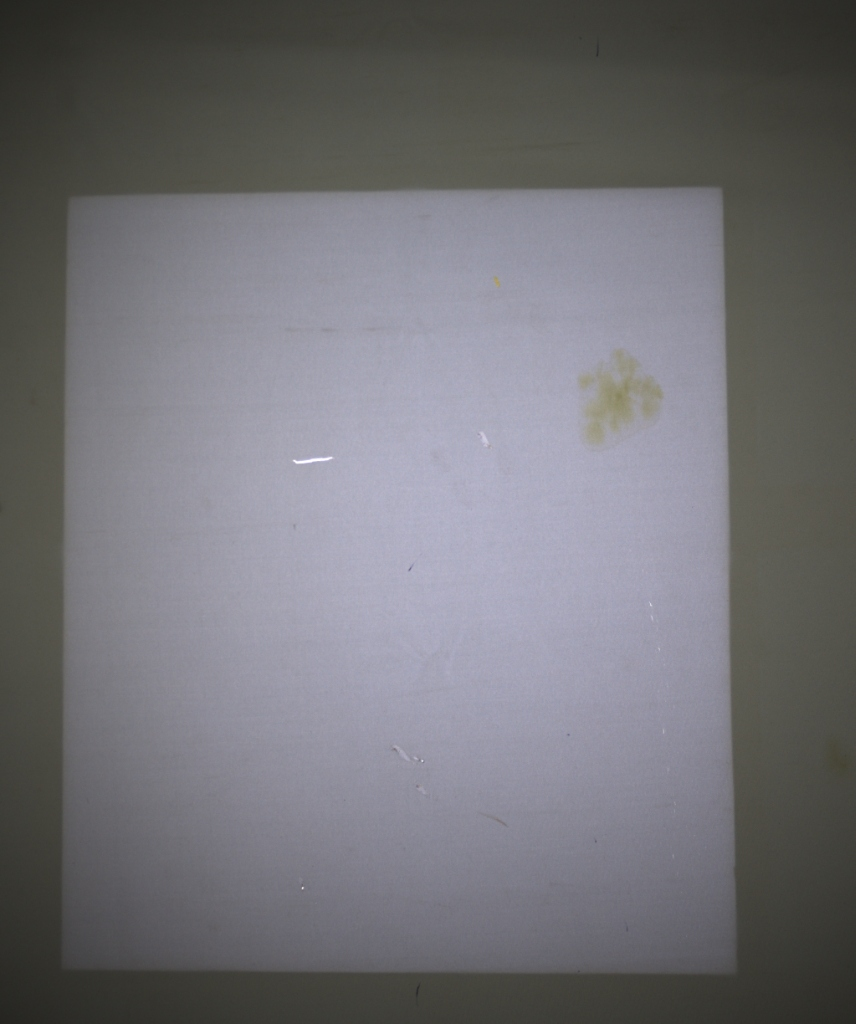
#> input picture test_samples/user_fabric_sample.jpg, 856 x 1024 px, given in place of export_20260923_154200_raw.png, which was not available
$ python sweep.py   (older library calls are emulated)
#> lines starting #> are read from the running program, lines starting #| are printed output that depends on the picture; pictures that were not available may be replaced by others from this repository, and a replacement may not be noted
### poc/single_image_fold/baseline_current.py
"""
baseline_current.py  (POC - CLONE, not imported from production)

Verbatim copy of the crease/fold detector currently in app.py (cloned 2026-09-25), so the POC can
measure it against labelled folds without touching production code. Do not edit to "fix" it here:
it is the reference being evaluated.
"""

from typing import Tuple

import cv2
import numpy as np
from PIL import Image


PROC_MAX_SIDE = 1024
BORDER_PAD = 8


def _prepare(pil_image: Image.Image):
    """Downscale to <=1024px and build the shared local background / texture-noise estimate."""
    np_img = np.array(pil_image)
    if np_img.ndim == 2:
        np_img = cv2.cvtColor(np_img, cv2.COLOR_GRAY2RGB)
    orig_h, orig_w = np_img.shape[:2]

    scale = min(float(PROC_MAX_SIDE) / max(orig_h, orig_w), 1.0)
    proc_w, proc_h = int(orig_w * scale), int(orig_h * scale)
    scaled = cv2.resize(np_img, (proc_w, proc_h), interpolation=cv2.INTER_AREA)
    gray = cv2.cvtColor(scaled, cv2.COLOR_RGB2GRAY).astype(np.float32)

    ksize = int(round(proc_w * 0.045)) | 1
    sigma = ksize / 3.0
    bg_gray = cv2.GaussianBlur(gray, (ksize, ksize), sigma)
    local_sq = cv2.GaussianBlur(gray**2, (ksize, ksize), sigma)
    texture_noise = float(np.median(np.sqrt(np.maximum(local_sq - bg_gray**2, 1.0))))

    return {
        "np_img": np_img,
        "orig_size": (orig_w, orig_h),
        "scaled": scaled,
        "gray": gray,
        "bg_gray": bg_gray,
        "texture_noise": texture_noise,
    }


def _line_kernel(length: int, angle_deg: float) -> np.ndarray:
    k = np.zeros((length, length), np.uint8)
    c = (length - 1) / 2.0
    dx = np.cos(np.deg2rad(angle_deg)) * c
    dy = np.sin(np.deg2rad(angle_deg)) * c
    cv2.line(k, (int(round(c - dx)), int(round(c - dy))), (int(round(c + dx)), int(round(c + dy))), 1, 1)
    return k


CREASE_ANGLES = tuple(range(0, 180, 15))


def _crease_anomaly_map(ctx) -> np.ndarray:
    """
    Hessian ridge/valley strength followed by directional path opening along 12 orientations,
    so only long straight-ish structures survive (creases, folds) at ANY angle,
    while short isotropic fabric grain is removed.
    """
    gray = ctx["gray"]
    proc_w = gray.shape[1]

    smooth = cv2.GaussianBlur(gray, (9, 9), 2.0)
    d2x = cv2.Sobel(smooth, cv2.CV_32F, 2, 0, ksize=5)
    d2y = cv2.Sobel(smooth, cv2.CV_32F, 0, 2, ksize=5)
    dxy = cv2.Sobel(smooth, cv2.CV_32F, 1, 1, ksize=5)

    trace = d2x + d2y
    det = d2x * d2y - dxy**2
    disc = np.sqrt(np.maximum(trace**2 / 4.0 - det, 0.0))
    eig1 = trace / 2.0 + disc
    eig2 = trace / 2.0 - disc
    ridge = np.maximum(-eig2, eig1)

    k_len = max(int(proc_w * 0.035), 21) | 1
    line_struct = np.zeros_like(ridge)
    for ang in CREASE_ANGLES:
        opened = cv2.morphologyEx(ridge, cv2.MORPH_OPEN, _line_kernel(k_len, ang))
        np.maximum(line_struct, opened, out=line_struct)

    crease_floor = max(ctx["texture_noise"] * 4.5, 18.0)
    sharp_map = np.clip((line_struct - crease_floor) / 45.0, 0.0, 1.0)

    # Soft folds (broad, low-contrast valleys/ridges) are invisible to the fine Hessian above
    fold_map = cv2.resize(_fold_anomaly_map(gray), (gray.shape[1], gray.shape[0]), interpolation=cv2.INTER_LINEAR)
    return np.maximum(sharp_map, fold_map)


# Soft-fold detector, working on a thumbnail with a fixed long side so parameters are in "thumbnail px".
FOLD_LONG_SIDE = 612
FOLD_S_ACROSS = 4.0      # fold half-width (~40 px wide folds on a 2448 px frame)
FOLD_S_ALONG = 22.0
FOLD_ZCLIP = 12.0
FOLD_BLOB_ZMIN = 3.0
# Line-averaging length -> score at which the fold reaches the ensemble decision level (0.40).
# Set just above the texture background measured on clean areas of the dark-fabric test frames;
# re-tune with labelled production frames.
FOLD_LEVELS = {81: 7.8, 161: 6.0, 241: 4.9}


def _fold_kernel(angle_deg: float, s_across: float, s_along: float) -> np.ndarray:
    """Elongated second-derivative-of-Gaussian: long averaging along the fold, curvature across it."""
    half = int(np.ceil(3 * max(s_across, s_along)))
    yy, xx = np.mgrid[-half:half + 1, -half:half + 1].astype(np.float32)
    t = np.deg2rad(angle_deg)
    u = xx * np.cos(t) + yy * np.sin(t)
    v = -xx * np.sin(t) + yy * np.cos(t)
    g = np.exp(-u**2 / (2 * s_along**2) - v**2 / (2 * s_across**2))
    k = (v**2 / s_across**4 - 1 / s_across**2) * g
    k -= k.mean()
    return (k / np.abs(k).sum()).astype(np.float32)


def _line_mean_kernel(length: int, angle_deg: float) -> np.ndarray:
    k = _line_kernel(length, angle_deg).astype(np.float32)
    return k / k.sum()


def _fold_anomaly_map(gray: np.ndarray) -> np.ndarray:
    """
    Soft crease / fold detector for low-contrast folds (a few grey levels deep, tens of px wide) that sit
    below the fabric texture noise pixel-wise:
    1. elongated curvature filter at 12 orientations, turned into a robust z-score (median / MAD) per image;
    2. blob-like responses (all orientations high: stains, prints, holes) are removed;
    3. the z-score is averaged along long straight segments (81/161/241 px) at the same orientation, so
       short texture streaks fade while folds that stay straight over inches keep their score.
    Returns a 0..1 map on the thumbnail grid; 0.40 = decision level of the ensemble.
    """
    h, w = gray.shape
    sc = FOLD_LONG_SIDE / float(max(h, w))
    g = cv2.resize(gray, (max(int(w * sc), 16), max(int(h * sc), 16)), interpolation=cv2.INTER_AREA).astype(np.float32)

    zs = []
    for ang in CREASE_ANGLES:
        r = np.abs(cv2.filter2D(g, cv2.CV_32F, _fold_kernel(ang, FOLD_S_ACROSS, FOLD_S_ALONG), borderType=cv2.BORDER_REFLECT))
        med = float(np.median(r))
        mad = float(np.median(np.abs(r - med))) * 1.4826 + 1e-6
        zs.append(np.clip((r - med) / mad, 0.0, FOLD_ZCLIP))
    zs = np.stack(zs)
    blob = cv2.dilate((zs.min(axis=0) > FOLD_BLOB_ZMIN).astype(np.uint8),
                      cv2.getStructuringElement(cv2.MORPH_ELLIPSE, (9, 9))) > 0
    zs[:, blob] = 0.0

    fold = np.zeros_like(g)
    for length, level in FOLD_LEVELS.items():
        for i, ang in enumerate(CREASE_ANGLES):
            s = cv2.filter2D(zs[i], cv2.CV_32F, _line_mean_kernel(length, ang), borderType=cv2.BORDER_REFLECT)
            # 0.40 at `level`, 0.18 (crease-mode default) at 0.9 * level, saturates at ~1.27 * level
            np.maximum(fold, np.clip(0.40 + 2.2 * (s - level) / level, 0.0, 1.0), out=fold)
    return fold


def _finalize_map(ctx, anomaly_proc: np.ndarray, pad_border: bool = True):
    """Zero the border, upscale to original size, and render score / heatmap / overlay."""
    anomaly_proc = anomaly_proc.copy()
    if pad_border:
        anomaly_proc[:BORDER_PAD, :] = 0.0
        anomaly_proc[-BORDER_PAD:, :] = 0.0
        anomaly_proc[:, :BORDER_PAD] = 0.0
        anomaly_proc[:, -BORDER_PAD:] = 0.0

    orig_w, orig_h = ctx["orig_size"]
    anomaly = cv2.resize(anomaly_proc, (orig_w, orig_h), interpolation=cv2.INTER_LINEAR)
    anomaly = np.clip(anomaly, 0.0, 1.0)
    score = float(np.percentile(anomaly, 99.8)) if anomaly.max() > 0 else 0.0

    heatmap_rgb = cv2.cvtColor(cv2.applyColorMap((anomaly * 255).astype(np.uint8), cv2.COLORMAP_JET), cv2.COLOR_BGR2RGB)
    overlay = cv2.addWeighted(ctx["np_img"], 0.60, heatmap_rgb, 0.40, 0)
    return score, heatmap_rgb, overlay, anomaly


def detect_crease_defect(pil_image: Image.Image) -> Tuple[float, np.ndarray, np.ndarray, np.ndarray]:
    """
    Principled Hessian Curvature Tensor with multi-orientation Directional Path Opening.
    Detects physical linear creases and folds at any angle while rejecting natural fabric grain.
    """
    ctx = _prepare(pil_image)
    return _finalize_map(ctx, _crease_anomaly_map(ctx))

### poc/single_image_fold/detector_mf.py
"""
detector_mf.py  (POC - single flat image fold detector, no hand-tuned thresholds)

Principle: a soft fold is a long, roughly straight, narrow valley/ridge whose per-pixel contrast is BELOW
the fabric texture. It can only be detected by accumulating evidence along its length, and the decision
threshold must come from statistics, not from tuning on a few images.

1. Backdrop / saturated pixels are neutralised; illumination is detrended.
2. Isotropic pre-whitening: the fabric mottling is spatially correlated ("coloured") noise. Dividing the
   spectrum by the radially-averaged texture power spectrum turns it into ~white noise, which is the
   condition under which a matched filter is optimal. Radial (isotropic) averaging keeps the oriented
   energy of a fold.
3. Cross-profile response: steerable 2nd derivative of Gaussian at a few fold widths (exact at any angle).
4. Along-fold accumulation: line integral over segments of a few lengths, angular step adapted to the
   length (long segments need finer angles).
5. Each response map is converted to a z-score (robust: median / MAD, background-dominated).
6. a-contrario threshold (Desolneux-Moisan-Morel, as in the LSD line detector): with N_tests tests,
   accept z > t where N_tests * P(Z > t) = epsilon, i.e. on average at most `epsilon` false detections
   per image under the texture-only hypothesis. No per-image or per-fabric tuning.
"""

from dataclasses import dataclass, field
from typing import Dict, List, Optional, Tuple

import cv2
import numpy as np
from scipy.stats import norm


@dataclass
class MFConfig:
    downsample: int = 4                  # work at 1/4 resolution (1 px = 4 original px)
    widths: Tuple[float, ...] = (2.0, 3.5, 6.0)   # Gaussian sigma of the fold cross-section (downsampled px)
    lengths: Tuple[int, ...] = (40, 80, 160)      # segment lengths (downsampled px) = 160 / 320 / 640 original px
    epsilon: float = 1.0                 # expected number of false detections per image (NFA)
    two_sided: bool = True               # folds can be dark valleys or bright ridges
    backdrop_level: float = 200.0        # grey level above which a pixel is backdrop / saturated
    detrend_sigma: float = 40.0          # downsampled px
    border: int = 6                      # downsampled px ignored at the border


@dataclass
class MFResult:
    mask: np.ndarray                     # bool, original resolution: pixels covered by detected segments
    zmax: np.ndarray                     # float, downsampled: max z over all tests (for display / margins)
    threshold: float
    n_tests: float
    valid: np.ndarray                    # bool, downsampled: pixels considered fabric
    notes: List[str] = field(default_factory=list)


def _prepare(gray_full: np.ndarray, cfg: MFConfig):
    g = gray_full.astype(np.float32)
    backdrop = g >= cfg.backdrop_level
    fabric_med = float(np.median(g[~backdrop])) if (~backdrop).any() else float(np.median(g))
    g = np.where(backdrop, fabric_med, g)
    h, w = g.shape
    ds = cv2.resize(g, (w // cfg.downsample, h // cfg.downsample), interpolation=cv2.INTER_AREA)
    bd = cv2.resize(backdrop.astype(np.uint8), (ds.shape[1], ds.shape[0]), interpolation=cv2.INTER_NEAREST) > 0
    # grow the backdrop mask so the fabric/backdrop edge itself is not tested
    bd = cv2.dilate(bd.astype(np.uint8), cv2.getStructuringElement(cv2.MORPH_RECT, (15, 15))) > 0
    ds = ds - cv2.GaussianBlur(ds, (0, 0), cfg.detrend_sigma)
    ds[bd] = 0.0
    valid = ~bd
    b = cfg.border
    valid[:b] = valid[-b:] = False
    valid[:, :b] = valid[:, -b:] = False
    return ds, valid


def whiten(img: np.ndarray, valid: np.ndarray) -> np.ndarray:
    """Isotropic pre-whitening with the radially averaged power spectrum of the image itself."""
    h, w = img.shape
    win = np.outer(np.hanning(h), np.hanning(w)).astype(np.float32)
    F = np.fft.fft2(img * win)
    P = np.abs(F) ** 2
    fy = np.fft.fftfreq(h)[:, None]
    fx = np.fft.fftfreq(w)[None, :]
    r = np.sqrt(fx ** 2 + fy ** 2)
    nb = 128
    bins = np.minimum((r / r.max() * nb).astype(int), nb - 1)
    radial = np.bincount(bins.ravel(), weights=P.ravel(), minlength=nb) / np.maximum(np.bincount(bins.ravel(), minlength=nb), 1)
    radial = np.exp(cv2.GaussianBlur(np.log(radial + 1e-12).astype(np.float32).reshape(1, -1), (0, 0), 2.0).ravel())
    Wf = 1.0 / np.sqrt(radial[bins] + 1e-12)
    Wf[0, 0] = 0.0                                  # drop DC
    out = np.real(np.fft.ifft2(np.fft.fft2(img) * Wf)).astype(np.float32)
    v = out[valid]
    out = (out - np.median(v)) / (1.4826 * np.median(np.abs(v - np.median(v))) + 1e-9)
    out[~valid] = 0.0
    return out


def _hessian(img: np.ndarray, sigma: float):
    s = cv2.GaussianBlur(img, (0, 0), sigma)
    ixx = cv2.Sobel(s, cv2.CV_32F, 2, 0, ksize=3) / 4.0
    iyy = cv2.Sobel(s, cv2.CV_32F, 0, 2, ksize=3) / 4.0
    ixy = cv2.Sobel(s, cv2.CV_32F, 1, 1, ksize=3) / 4.0
    return ixx * sigma ** 2, iyy * sigma ** 2, ixy * sigma ** 2     # scale-normalised


def _angles_for(length: int, width: float) -> np.ndarray:
    step = np.degrees(np.arctan2(2.0 * width, length))            # a segment tolerates ~width/length rad
    step = float(np.clip(step, 1.5, 15.0))
    n = int(np.ceil(180.0 / step))
    return np.linspace(0.0, 180.0, n, endpoint=False)


def detect(gray_full: np.ndarray, cfg: Optional[MFConfig] = None) -> MFResult:
    cfg = cfg or MFConfig()
    ds, valid = _prepare(gray_full, cfg)
    wimg = whiten(ds, valid)
    h, w = wimg.shape
    centre = (w / 2.0, h / 2.0)

    # count tests first (for the a-contrario threshold)
    n_px = float(valid.sum())
    combos = [(sw, L, _angles_for(L, sw)) for sw in cfg.widths for L in cfg.lengths]
    n_tests = sum(n_px * len(angs) for _, _, angs in combos) * (2.0 if cfg.two_sided else 1.0)
    thr = float(norm.isf(cfg.epsilon / n_tests))

    zmax = np.zeros((h, w), np.float32)
    mask_ds = np.zeros((h, w), np.uint8)
    for sw, L, angs in combos:
        ixx, iyy, ixy = _hessian(wimg, sw)
        for a in angs:
            t = np.deg2rad(a)
            # fold runs along direction a -> cross-profile curvature is along the normal (a + 90 deg)
            nx, ny = -np.sin(t), np.cos(t)
            cross = nx * nx * ixx + 2 * nx * ny * ixy + ny * ny * iyy
            cross = np.where(valid, cross, 0.0).astype(np.float32)
            # rotate so the fold direction is horizontal, integrate along it, rotate back
            M = cv2.getRotationMatrix2D(centre, a, 1.0)
            Minv = cv2.getRotationMatrix2D(centre, -a, 1.0)
            rot = cv2.warpAffine(cross, M, (w, h), flags=cv2.INTER_LINEAR, borderValue=0)
            acc = cv2.blur(rot, (L, 1), borderType=cv2.BORDER_CONSTANT)
            back = cv2.warpAffine(acc, Minv, (w, h), flags=cv2.INTER_LINEAR, borderValue=0)
            vv = back[valid]
            med = float(np.median(vv))
            z = (back - med) / (1.4826 * float(np.median(np.abs(vv - med))) + 1e-9)
            if cfg.two_sided:
                z = np.abs(z)
            z = np.where(valid, z, 0.0).astype(np.float32)
            np.maximum(zmax, z, out=zmax)
            hit = (z > thr).astype(np.uint8)
            if hit.any():
                # paint the whole supporting segment of each detected centre
                hit_rot = cv2.warpAffine(hit, M, (w, h), flags=cv2.INTER_NEAREST, borderValue=0)
                seg = cv2.dilate(hit_rot, cv2.getStructuringElement(cv2.MORPH_RECT, (L, 1)))
                mask_ds |= cv2.warpAffine(seg, Minv, (w, h), flags=cv2.INTER_NEAREST, borderValue=0)
    mask_ds &= valid.astype(np.uint8)
    H, W = gray_full.shape
    mask = cv2.resize(mask_ds, (W, H), interpolation=cv2.INTER_NEAREST) > 0
    notes = [f"a-contrario threshold z > {thr:.2f} for {n_tests:.3g} tests (epsilon = {cfg.epsilon})"]
    return MFResult(mask=mask, zmax=zmax, threshold=thr, n_tests=n_tests, valid=valid, notes=notes)

### poc/single_image_fold/evaluate.py
"""
evaluate.py  (POC) - objective comparison of fold detectors on labelled single flat images.

    python poc/single_image_fold/evaluate.py [--labels labels.json] [--out out_eval]

Metrics (original-image pixels):
  * a REQUIRED fold is "found" when >= 50 % of its length lies within TOL px of detected pixels
    (coverage is reported too);
  * a FALSE ALARM is a detected component (area >= MIN_AREA) lying entirely farther than TOL from every
    labelled fold (required or optional) and outside the ignore boxes.
Detectors:
  * current   : clone of the production crease map (baseline_current.py) at the crease-mode (0.18)
                and ensemble (0.40) thresholds;
  * mf_nfa    : whitened matched filter with a-contrario threshold (detector_mf.py), epsilon = 1.
"""

import argparse
import json
import os
import sys
import time

import cv2
import numpy as np
from PIL import Image

HERE = os.path.dirname(os.path.abspath(__file__))
sys.path.insert(0, HERE)
import baseline_current  # noqa: E402
import detector_mf  # noqa: E402

TOL = 30          # px: how far a detection may be from the labelled fold line
MIN_AREA = 150    # px: same as the production profiler's min_area


def polyline_points(poly, step=5.0):
    pts = []
    for (x0, y0), (x1, y1) in zip(poly[:-1], poly[1:]):
        n = max(int(np.hypot(x1 - x0, y1 - y0) / step), 1)
        for t in np.linspace(0, 1, n, endpoint=False):
            pts.append((x0 + t * (x1 - x0), y0 + t * (y1 - y0)))
    pts.append(tuple(poly[-1]))
    return np.array(pts, np.float32)


def label_mask(shape, folds, thickness):
    m = np.zeros(shape, np.uint8)
    for f in folds:
        cv2.polylines(m, [np.round(np.array(f["polyline"])).astype(np.int32)], False, 1, thickness)
    return m > 0


# [115 lines left out: functions evaluate_mask, clean_small, run_detectors, overlay, main, not called in this run]


# [2 lines that do not run on import are left out]

### poc/single_image_fold/sweep.py
"""
sweep.py  (POC) - threshold sweep: how well can a detector separate folds from fabric texture at ALL?

For each detector score map and each threshold we measure, over all labelled images:
  recall      : required folds found (>= 50 % of length within TOL px of detected pixels)
  precision   : share of detected fabric pixels that lie within TOL px of a labelled fold (required or optional)
  false area  : detected fabric pixels farther than TOL from any labelled fold, in % of the fabric area
This replaces "counting separate false components", which hides false detections that touch a real fold.

    python poc/single_image_fold/sweep.py
"""

import json
import os
import sys

import cv2
import numpy as np
from PIL import Image

HERE = os.path.dirname(os.path.abspath(__file__))
sys.path.insert(0, HERE)
import baseline_current  # noqa: E402
import detector_mf  # noqa: E402
from evaluate import TOL, label_mask, polyline_points  # noqa: E402


def score_maps(path):
    pil = Image.open(path).convert("RGB")
    gray = np.array(pil.convert("L"))
    H, W = gray.shape
    cur = baseline_current.detect_crease_defect(pil)[3]
    res = detector_mf.detect(gray)
    mf = cv2.resize(res.zmax, (W, H), interpolation=cv2.INTER_LINEAR)
    fabric = cv2.resize(res.valid.astype(np.uint8), (W, H), interpolation=cv2.INTER_NEAREST) > 0
    return {"current": cur, "mf_z": mf}, fabric, res.threshold


def main():
    with open(os.path.join(HERE, "labels.json"), encoding="utf-8") as f:
#> (reads poc/single_image_fold/labels.json from the repository)
        labels = json.load(f)
    data = []
    for fname, ann in labels["images"].items():
        maps, fabric, thr = score_maps(os.path.join(labels["image_dir"], fname))
#> in score_maps, pil is the input picture: PIL image 856x1024 RGB; mean R, G, B 113.8, 113.1, 117.5
#> in _prepare, `local_sq = cv2.GaussianBlur(gray**2, (ksize, ksize), sigma)`:
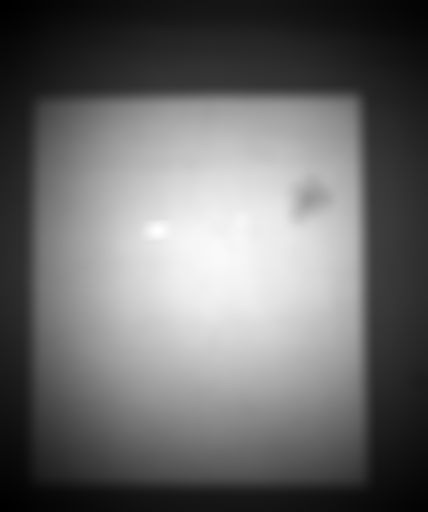
#> local_sq: shape (1024, 856) float32 (shown at 1/2 size); min 1409.8, max 32795.9, mean 14607.1; drawn with min black and max white
#> in _prepare, `texture_noise = float(np.median(np.sqrt(np.maximum(local_sq - bg_gray*..`: texture_noise = 2.45
#> in detect_crease_defect, `ctx = _prepare(pil_image)`: ctx = 6 items
#> in _crease_anomaly_map, `crease_floor = max(ctx["texture_noise"] * 4.5, 18.0)`: crease_floor = 18
#> in _crease_anomaly_map, `sharp_map = np.clip((line_struct - crease_floor) / 45.0, 0.0, 1.0)`:
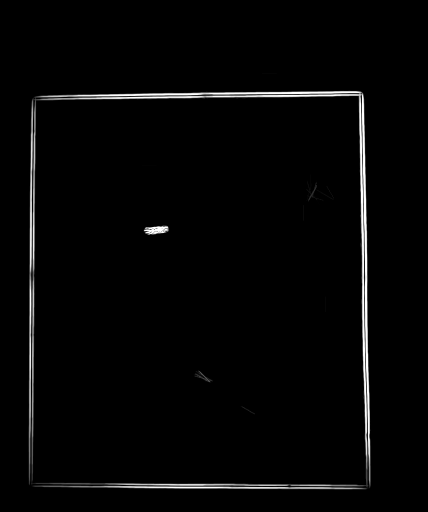
#> sharp_map: shape (1024, 856) float32 (shown at 1/2 size); min 0, max 1, mean 0.0211
#> the loop in _fold_anomaly_map, `for ang in CREASE_ANGLES:` made 12 passes
#> (t in _fold_kernel, med, mad) on passes 1 to 8: (0, 0.134, 0.136), (0.262, 0.0857, 0.0907), (0.524, 0.0901, 0.0881), (0.785, 0.102, 0.105), (1.05, 0.0916, 0.0939), (1.31, 0.0796, 0.0832), (1.57, 0.0782, 0.083), (1.83, 0.071, 0.0755)
#> pass 1, in _fold_kernel, `yy, xx = np.mgrid[-half:half + 1, -half:half + 1].astype(np.float32)`:
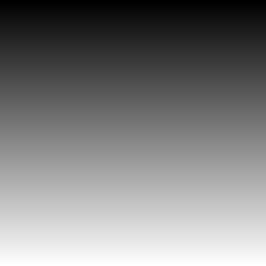
#> yy: shape (133, 133) float32 (shown 2 times larger); min -66, max 66, mean 0; drawn with min black and max white
#> pass 1, in _fold_kernel, `yy, xx = np.mgrid[-half:half + 1, -half:half + 1].astype(np.float32)`:
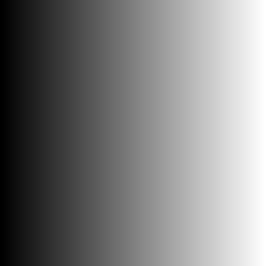
#> xx: shape (133, 133) float32 (shown 2 times larger); min -66, max 66, mean 0; drawn with min black and max white
#> pass 1, in _fold_kernel, `g = np.exp(-u**2 / (2 * s_along**2) - v**2 / (2 * s_across**2))`:
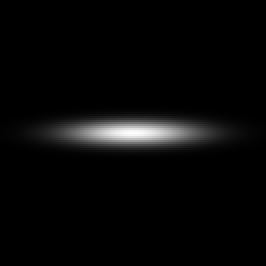
#> g: shape (133, 133) float32 (shown 2 times larger); min 0, max 1, mean 0.0312
#> pass 1, in _fold_kernel, `k = (v**2 / s_across**4 - 1 / s_across**2) * g`:
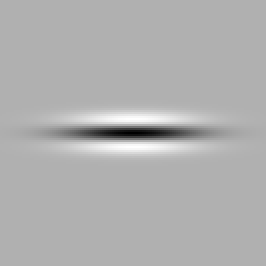
#> k: shape (133, 133) float32 (shown 2 times larger); min -0.0625, max 0.0279, mean 1.08e-10; drawn with min black and max white
#> after the loop in _fold_anomaly_map, `for ang in CREASE_ANGLES:`:
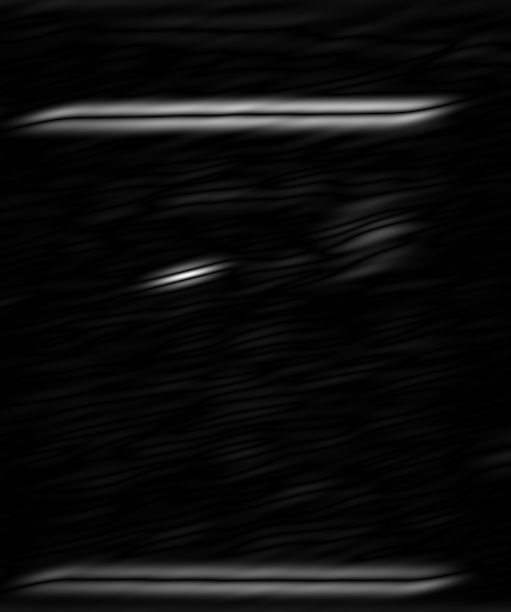
#> r: shape (612, 511) float32; min 4.45e-07, max 5.22, mean 0.265; drawn with min black and max white
#> after the loop in _fold_anomaly_map, `for ang in CREASE_ANGLES:`: zs = 12 items
#> (the rest of the program and of its run is left out)
